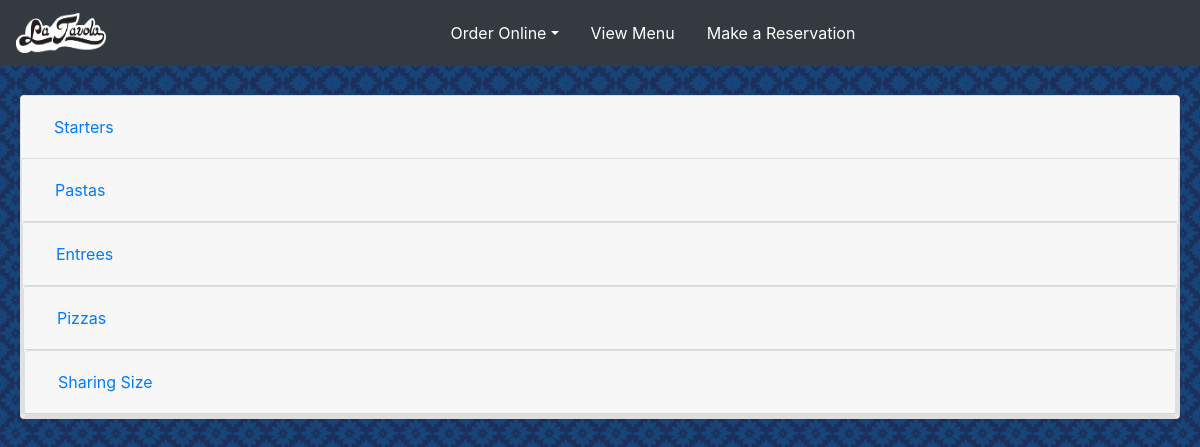
The page /order/ on the database its author committed.
### menu/models.py (models this page shows)
class Category(models.Model):
    name = models.CharField(max_length=64)
    def __str__(self):
        return f'{ self.name }s'

### menu/views.py (the view)
# urls.py: path('order/', views.order, name="order"),
def order(request):
    categories = Category.objects.all()
    items = Item.objects.all()
    context = {
        "categories": categories,
        "items": items
    }
    return render(request, "menu/order.html", context)

### menu/templates/menu/order.html (shortened to what this page needs)
{% extends 'menu/layout.html' %}
{% block body %}
{% load static %}
    <div class="accordion" id="menuAccordion">
    {% for category in categories %}
        <div class="card">
            <div class="card-header" id="{{ category | cut:' ' }}-heading">
                <h2 class="mb-0">
                    <button class="btn btn-link btn-block text-left" type="button" data-toggle="collapse" data-target="#{{ category | cut:' ' }}-items" aria-expanded="false" aria-controls="{{ category | cut:' ' }}-items">
                      {{ category.name }}
                    </button>
                </h2>
            </div>
          {% endfor %}
        </div>
    </div>
{% endblock %}

### menu/static/stylesheets/style.css (style rules this page uses)
body { background-image: url("/static/images/moroccan-flower-dark.png"); padding-top: 75px; }
.accordion { margin: 20px; margin-bottom: 50px; }

### rows shown on the page
Category: name "Starters"
Category: name "Pastas"
Category: name "Entrees"
Category: name "Pizzas"
Category: name "Sharing Size"
